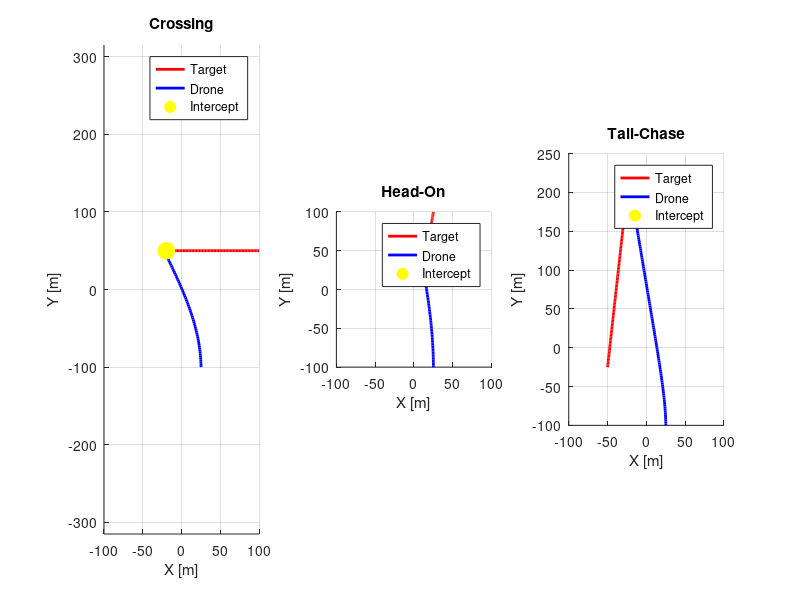

The MATLAB source for this figure:
function demo_proportional_navigation_custom_positions()

    %% Simulation Parameters
    dt = 0.1;            % Time step (s)
    T = 300;             % Total simulation time (s)
    timeVec = 0:dt:T;    % Time array

    % Navigation constant
    N = 4;  % Proportional Navigation constant (typically between 3-5)

    % Drone speeds (m/s)
    droneSpeedCross = 25;
    droneSpeedHeadOn = 20;
    droneSpeedTail = 24;

    % Target speeds (m/s)
    targetSpeedCross = 19;
    targetSpeedHeadOn = 12;
    targetSpeedTail = 18;

    %% 1) Crossing Scenario
    p0_drone_cross = [25; -100];
    p0_target_cross = [100; 50];
    v_target_cross = [-targetSpeedCross; 0];  % Target moves horizontally left

    [droneCross, targetCross, interceptCross, timeCross] = simulateProportionalNavigation( ...
        p0_drone_cross, p0_target_cross, droneSpeedCross, v_target_cross, dt, timeVec, N);

    %% 2) Head-On Scenario
    p0_drone_headOn = [25; -100];
    p0_target_headOn = [25; 100];
    v_target_headOn = [-2; -targetSpeedHeadOn];  % Target moves vertically down

    [droneHeadOn, targetHeadOn, interceptHeadOn, timeHeadOn] = simulateProportionalNavigation( ...
        p0_drone_headOn, p0_target_headOn, droneSpeedHeadOn, v_target_headOn, dt, timeVec, N);

    %% 3) Tail-Chase Scenario
    p0_drone_tail = [25; -100];
    p0_target_tail = [-50; -25];
    v_target_tail = [2; targetSpeedTail];  % Target moves upward with slight horizontal drift

    [droneTail, targetTail, interceptTail, timeTail] = simulateProportionalNavigation( ...
        p0_drone_tail, p0_target_tail, droneSpeedTail, v_target_tail, dt, timeVec, N);

    %% Display Interception Times
    fprintf('Interception Times:\n');
    fprintf('Crossing Scenario: %.2f seconds\n', timeCross);
    fprintf('Head-On Scenario: %.2f seconds\n', timeHeadOn);
    fprintf('Tail-Chase Scenario: %.2f seconds\n', timeTail);

    %% Plot Results
    figure('Name', 'Proportional Navigation Scenarios', 'NumberTitle', 'off', 'Color', 'w');

    % Crossing Scenario
    subplot(1, 3, 1); hold on; grid on; axis equal;
    plot(targetCross(1,:), targetCross(2,:), 'r-', 'LineWidth', 2, 'DisplayName', 'Target');
    plot(droneCross(1,:), droneCross(2,:), 'b-', 'LineWidth', 2, 'DisplayName', 'Drone');
    if ~isempty(interceptCross)
        plot(interceptCross(1), interceptCross(2), 'yo', 'MarkerSize', 12, 'MarkerFaceColor', 'y', 'DisplayName', 'Intercept');
    end
    legend('Location', 'best');
    title('Crossing');
    xlabel('X [m]'); ylabel('Y [m]');
    xlim([-100, 100]);

    % Head-On Scenario
    subplot(1, 3, 2); hold on; grid on; axis equal;
    plot(targetHeadOn(1,:), targetHeadOn(2,:), 'r-', 'LineWidth', 2, 'DisplayName', 'Target');
    plot(droneHeadOn(1,:), droneHeadOn(2,:), 'b-', 'LineWidth', 2, 'DisplayName', 'Drone');
    if ~isempty(interceptHeadOn)
        plot(interceptHeadOn(1), interceptHeadOn(2), 'yo', 'MarkerSize', 12, 'MarkerFaceColor', 'y', 'DisplayName', 'Intercept');
    end
    legend('Location', 'best');
    title('Head-On');
    xlabel('X [m]'); ylabel('Y [m]');
    xlim([-100, 100]); ylim([-100, 100]);

    % Tail-Chase Scenario
    subplot(1, 3, 3); hold on; grid on; axis equal;
    plot(targetTail(1,:), targetTail(2,:), 'r-', 'LineWidth', 2, 'DisplayName', 'Target');
    plot(droneTail(1,:), droneTail(2,:), 'b-', 'LineWidth', 2, 'DisplayName', 'Drone');
    if ~isempty(interceptTail)
        plot(interceptTail(1), interceptTail(2), 'yo', 'MarkerSize', 12, 'MarkerFaceColor', 'y', 'DisplayName', 'Intercept');
    end
    legend('Location', 'best');
    title('Tail-Chase');
    xlabel('X [m]'); ylabel('Y [m]');
    xlim([-100, 100]); ylim([-100, 250]);
end

%% ===================================================================== %%
function [dronePath, targetPath, interceptPoint, interceptTime] = simulateProportionalNavigation( ...
    p0_drone, p0_target, droneSpeed, v_target, dt, timeVec, N)


    N_steps = length(timeVec);
    interceptionThreshold = 5;  % Interception distance (m)
    interceptPoint = [];
    interceptTime = NaN;  % Default to NaN if no interception

    % Preallocate paths
    dronePath = nan(2, N_steps);
    targetPath = nan(2, N_steps);

    % Initialize positions and velocities
    dronePos = p0_drone;
    targetPos = p0_target;
    droneVel = [0; droneSpeed];  % Initial velocity pointing upwards

    % Store initial positions
    dronePath(:,1) = dronePos;
    targetPath(:,1) = targetPos;

    for k = 2:N_steps
        % Update target position
        targetPos = targetPos + v_target * dt;

        % Relative position and distance
        relPos = targetPos - dronePos;
        dist = norm(relPos);

        % Check for interception
        if dist <= interceptionThreshold
            interceptPoint = targetPos;
            interceptTime = timeVec(k);  % Record interception time
            break;
        end

        % Calculate LOS angle and LOS rate
        LOS = atan2(relPos(2), relPos(1));  % Line-of-Sight angle
        relVel = v_target - droneVel;       % Relative velocity
        LOS_rate = (relPos(1)*relVel(2) - relPos(2)*relVel(1)) / dist^2;  % LOS rate

        % Proportional Navigation Turn Rate
        turnRate = N * LOS_rate;

        % Update drone velocity direction
        droneHeading = atan2(droneVel(2), droneVel(1)) + turnRate * dt;
        droneVel = droneSpeed * [cos(droneHeading); sin(droneHeading)];

        % Update drone position
        dronePos = dronePos + droneVel * dt;

        % Store positions
        dronePath(:,k) = dronePos;
        targetPath(:,k) = targetPos;
    end

    % Trim unused path entries
    dronePath = dronePath(:, ~isnan(dronePath(1,:)));
    targetPath = targetPath(:, ~isnan(targetPath(1,:)));
end
